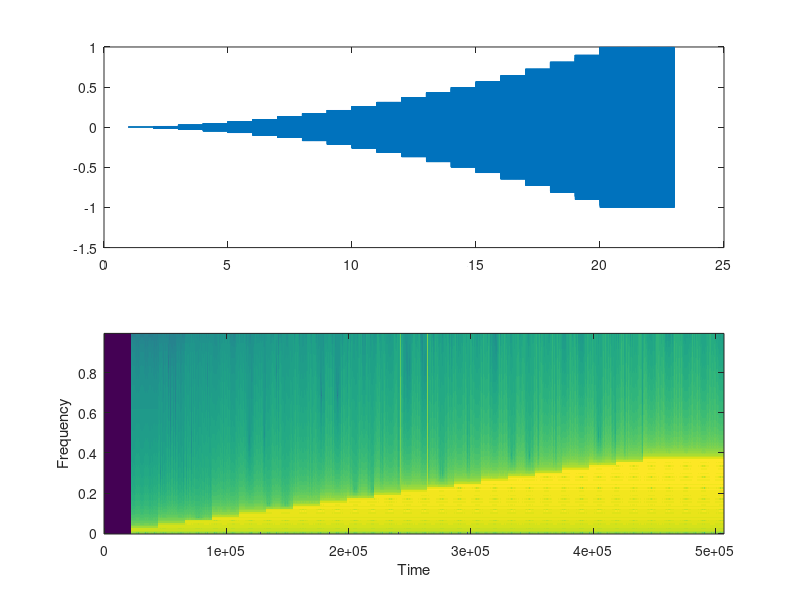

Reproduce this figure in MATLAB.
fs = 44100;
L = 20;
f0 = 400;
w0 = 2*pi*f0;

dur = L;
endNoteLength = 3;
t=1/fs:1/fs:dur+endNoteLength;
ampFactor = 1/40;

x = [zeros(fs*(L+endNoteLength),1)];
for i=1:L
    x = x + [zeros(fs*i,1); i*ampFactor*sin(w0*i*(1/fs:1/fs:(L-i)+endNoteLength))'];
end

x=x/max(x);
sound(x,fs)

figure(1)
subplot(211); plot(t,x);
subplot(212); specgram(x);

